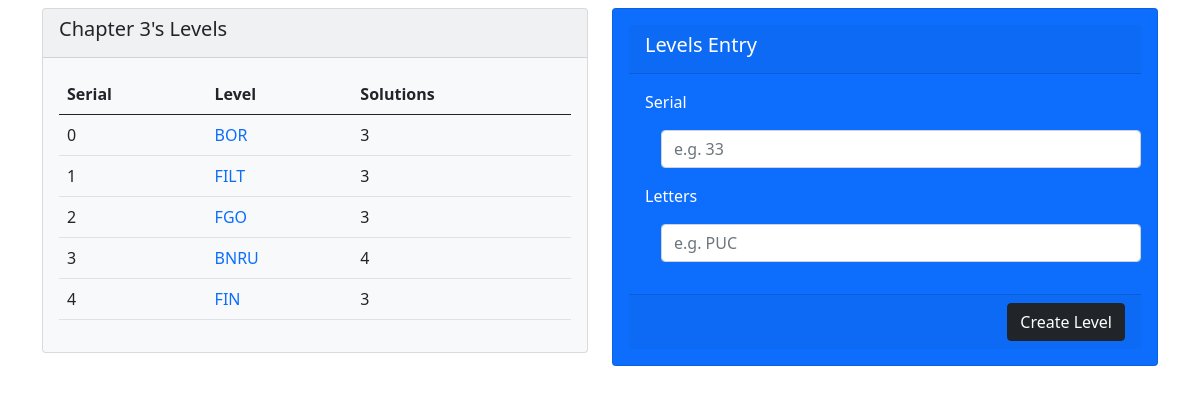
/levels/3, run on the app's committed database.
### wordapp/models.py (models this page shows)
class Chapter(models.Model):
    chapter_name = models.CharField(max_length=50, unique=True)
    chapter_completed = models.BooleanField(default=False)

class Level(models.Model):
    level_serial = models.IntegerField()
    level_letters = models.CharField(max_length=50)
    level_completed = models.BooleanField(default=False)
    chapter = models.ForeignKey(Chapter, on_delete=models.CASCADE)
    class Meta:
        unique_together = ("level_letters","chapter")

class Solution(models.Model):
    solution_word = models.CharField(max_length=50)
    solution_details = models.TextField(max_length=1000, null=True,default=None)
    level = models.ForeignKey(Level, on_delete=models.CASCADE)

### wordgame/views.py (the view, shortened to what this page needs)
# urls.py: path('levels/<int:chapterid>', views.levels, name="levels"),
def levels(request, chapterid):
    error = ""
    chapter = Chapter.objects.get(id=chapterid)
    print("Chapter:", chapter.chapter_name)
    levels = Level.objects.filter(chapter=chapter)
    data = {
        "chapter": chapter,
        "levels": levels,
        "error": error
    }
    return render(request, "levels.html", data)

### templates/levels.html (shortened to what this page needs)
{% load static %}
<!DOCTYPE html>
<html lang="en">
<head>
    <link href="{% static 'css/bootstrap.min.css' %}" rel="stylesheet">
    <link href="{% static 'css/main.css' %}" rel="stylesheet">
</head>
<body>
<div class="container">
    <div class="row">
        <div class="col-md-6">
            <div class="card bg-light">
                <div class="card-header">
                    <h5 class="card-title">{{ chapter.chapter_name }}'s Levels</h5>
                </div>
                <div class="card-body">
                    <table class="table">
                        <thead>
                        <tr>
                            <th>Serial</th>
                            <th>Level</th>
                            <th>Solutions</th>
                        </tr>
                        </thead>
                        <tbody>
                        {% for level in levels %}
                            <tr>
                                <td>
                                    {{ level.level_serial }}
                                </td>
                                <td>
                                    <a href="{% url 'solutions' levelid=level.id %}">
                                        {{ level.level_letters }}
                                    </a>
                                </td>
                                <td>
                                    {{ level.solution_set.all|length }}
                                </td>
                            </tr>
                        {% endfor %}
                        </tbody>
                    </table>
                </div>
            </div>
        </div>
        <div class="col-md-6">
            <div class="card bg-primary text-white p-3">
                <form method="post">
                    <div class="card-header">
                        <h5 class="card-title">Levels Entry</h5>
                    </div>
                    <div class="card-body">
                        <div class="form-group">
                            <label for="level_serial">Serial</label>
                            <input type="number" id="level_serial" name="level_serial" class="m-3 form-control"
                                   placeholder="e.g. 33">
                        </div>
                        <div class="form-group">
                            <label for="level_letters">Letters</label>
                            <input type="text" id="level_letters" name="level_letters" class="m-3 form-control"
                                   placeholder="e.g. PUC">
                        </div>
                    </div>
                    <div class="card-footer d-flex justify-content-end">
                        <button type="submit" class="btn btn-dark">Create Level</button>
                    </div>
                </form>
            </div>
        </div>
    </div>
</div>
</body>
</html>

### static/css/main.css (style rules this page uses)
td a { display: block; text-decoration: none; }

### data on the page
Chapter: chapter_name "Chapter 3"
Level: level_serial "0", level_letters "BOR", solution_set.all|length "3"
Level: level_serial "1", level_letters "FILT", solution_set.all|length "3"
Level: level_serial "2", level_letters "FGO", solution_set.all|length "3"
Level: level_serial "3", level_letters "BNRU", solution_set.all|length "4"
Level: level_serial "4", level_letters "FIN", solution_set.all|length "3"
